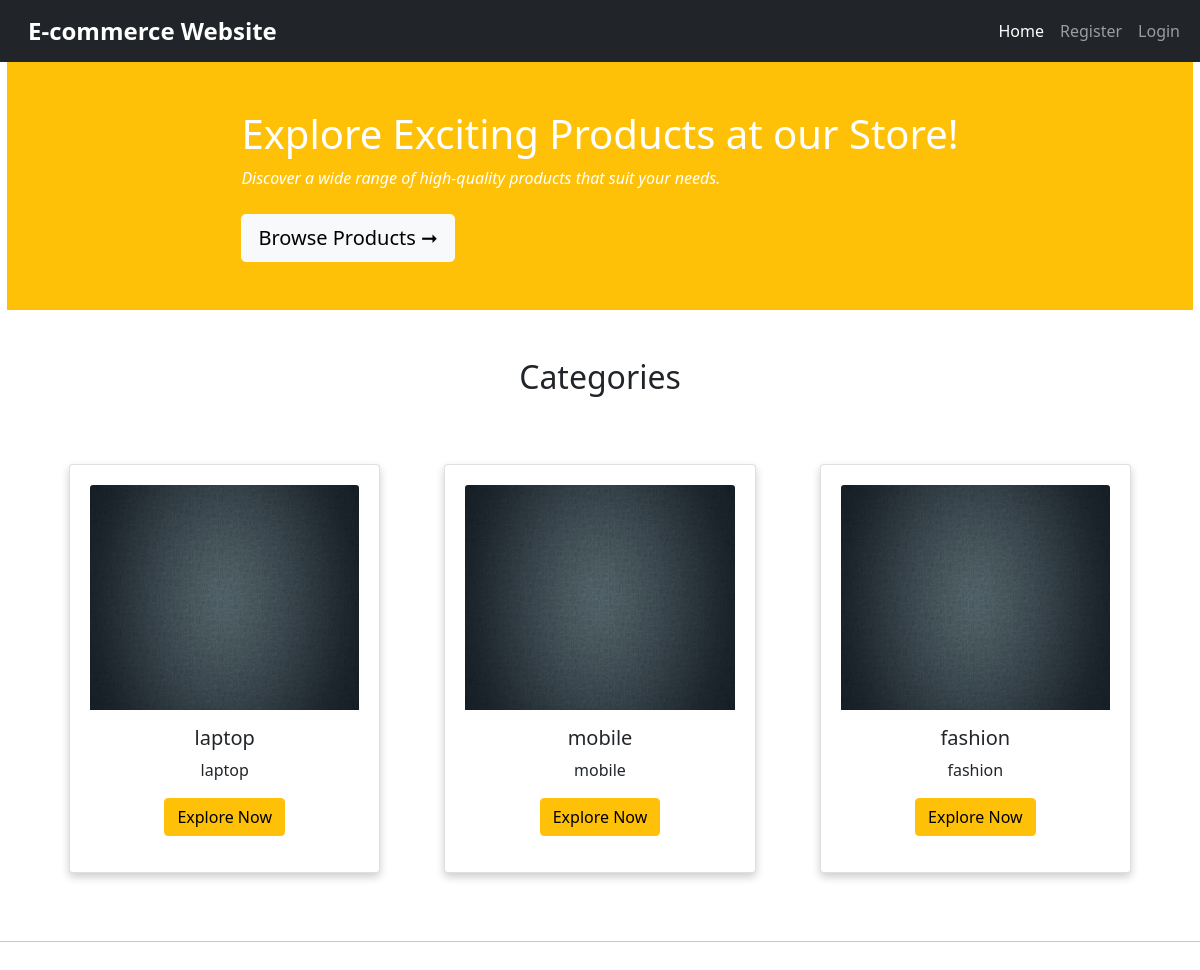
The page / on the database its author committed.
### Ecommerce/models.py (models this page shows, shortened)
class Category(models.Model):
    name = models.CharField(max_length=255)
    description = models.TextField(blank=True)
    image = models.ImageField(upload_to='category_images/', blank=True)
    created_at = models.DateTimeField(auto_now_add=True)

### Ecommerce/views.py (the view)
# urls.py: path('',views.index,name="index"),
def index(request):
    category = Category.objects.all()
    return render(request,'index.html',{'category': category})

### Ecommerce/Templates/index.html (shortened to what this page needs)
{% include 'helper/header.html' %}
<!DOCTYPE html>
<html lang=“en”>
<head>
    <link rel=“stylesheet” type=“text/css” href=“style.css”>
    <link href=“https://cdn.jsdelivr.net/npm/bootstrap@5.0.2/dist/css/bootstrap.min.css” rel=“stylesheet”
        integrity=“sha384-EVSTQN3/azprG1Anm3QDgpJLIm9Nao0Yz1ztcQTwFspd3yD65VohhpuuCOmLASjC” crossorigin=“anonymous”>
</head>
<body>
    <section class="container-fluid">
        <div class="row">
            <div class="col-md-12 d-flex align-items-center justify-content-center bg-warning text-white p-5">
                <div>
                    <h1>Explore Exciting Products at our Store!</h1>
                    <p class="mb-4"><em>Discover a wide range of high-quality products that suit your needs.</em></p>
                    <a href="{% url 'product' %}" class="btn btn-light btn-lg">Browse Products &#10142;</a>
                </div>
            </div>
        </div>
    </section>
    <div class="container my-5">
        <h2 class="text-center mb-4">Categories</h2>
        <div class="row row-cols-3 row-cols-md-3 row-cols-lg-3 g-4">
            {% for category in category %}
            <div class="col text-center">
                <div class="card h-70">
                    <img src="{{ category.image }}" class="card-img-top" alt="Product">
                    <div class="card-body">
                        <h5 class="card-title">{{ category.name }}</h5>
                        <p class="card-text">{{ category.description }}</p>
                        <form action="cart.html" method="GET">
                            <input type="submit" class="btn btn-warning" value="Explore Now">
                        </form>
                    </div>
                </div>
            </div>
            {% endfor %}
        </div>
    </div>
    <hr>

### Ecommerce/static/button.css (style rules this page uses)
img { height: 225px; width: 70px; }
.row { margin: 0 -5px; }
.row:after { content: ""; display: table; clear: both; }
.card { box-shadow: 0 4px 8px 0 rgba(0, 0, 0, 0.2); padding: 20px; text-align: center; margin: 20PX; }

### Ecommerce/Templates/helper/footer.html (style rules this page uses)
body { margin-bottom: 200px; }

### rows shown on the page
Category: image (placeholder picture), name "laptop", description "laptop"
Category: image (placeholder picture), name "mobile", description "mobile"
Category: image (placeholder picture), name "fashion", description "fashion"
